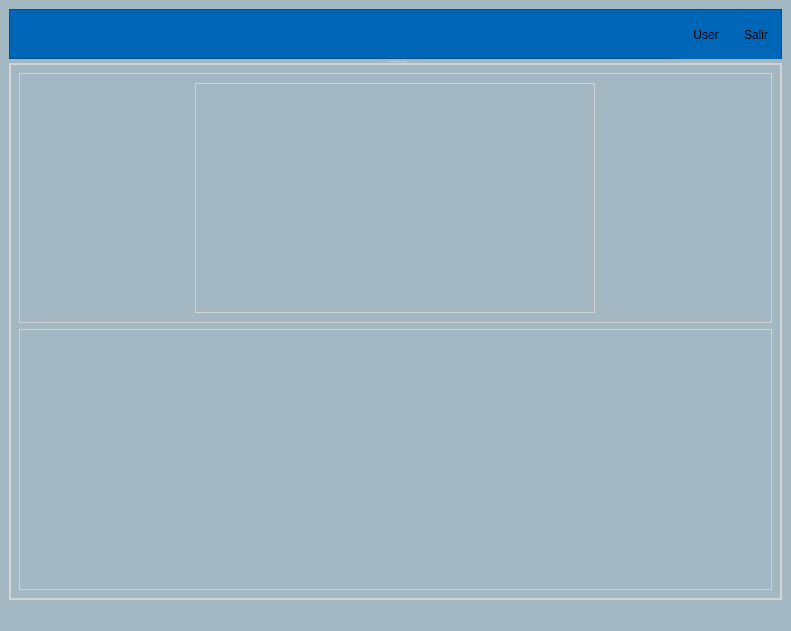
<?xml version="1.0" encoding="UTF-8"?>
<ui version="4.0">
 <class>PeliWindow</class>
 <widget class="QMainWindow" name="PeliWindow">
  <property name="geometry">
   <rect>
    <x>0</x>
    <y>0</y>
    <width>791</width>
    <height>631</height>
   </rect>
  </property>
  <property name="minimumSize">
   <size>
    <width>550</width>
    <height>500</height>
   </size>
  </property>
  <property name="windowTitle">
   <string>MainWindow</string>
  </property>
  <property name="styleSheet">
   <string notr="true">background-color: #A4B8C4</string>
  </property>
  <widget class="QWidget" name="centralwidget">
   <layout class="QVBoxLayout" name="verticalLayout">
    <item>
     <widget class="QSplitter" name="splitter">
      <property name="styleSheet">
       <string notr="true"/>
      </property>
      <property name="orientation">
       <enum>Qt::Vertical</enum>
      </property>
      <widget class="QFrame" name="frame">
       <property name="minimumSize">
        <size>
         <width>0</width>
         <height>50</height>
        </size>
       </property>
       <property name="maximumSize">
        <size>
         <width>16777215</width>
         <height>50</height>
        </size>
       </property>
       <property name="styleSheet">
        <string notr="true">background-color:#0067b8</string>
       </property>
       <property name="frameShape">
        <enum>QFrame::StyledPanel</enum>
       </property>
       <property name="frameShadow">
        <enum>QFrame::Raised</enum>
       </property>
       <layout class="QHBoxLayout" name="horizontalLayout_2">
        <property name="spacing">
         <number>0</number>
        </property>
        <property name="leftMargin">
         <number>0</number>
        </property>
        <property name="topMargin">
         <number>0</number>
        </property>
        <property name="rightMargin">
         <number>0</number>
        </property>
        <property name="bottomMargin">
         <number>0</number>
        </property>
        <item>
         <layout class="QHBoxLayout" name="horizontalLayout">
          <item>
           <spacer name="horizontalSpacer">
            <property name="orientation">
             <enum>Qt::Horizontal</enum>
            </property>
            <property name="sizeHint" stdset="0">
             <size>
              <width>348</width>
              <height>20</height>
             </size>
            </property>
           </spacer>
          </item>
          <item>
           <widget class="QPushButton" name="userbutton">
            <property name="minimumSize">
             <size>
              <width>50</width>
              <height>50</height>
             </size>
            </property>
            <property name="maximumSize">
             <size>
              <width>50</width>
              <height>50</height>
             </size>
            </property>
            <property name="mouseTracking">
             <bool>false</bool>
            </property>
            <property name="styleSheet">
             <string notr="true">#userbutton{
	alternate-background-color: rgb(16, 88, 255);
background-color:qlineargradient(spread:pad, x1:1, y1:1, x2:1, y2:1, stop:1 rgb(0, 103, 184));
border: 1px solid rgb(0, 103, 184);
}
#userbutton:hover{
	alternate-background-color: rgb(16, 88, 255);
background-color:qlineargradient(spread:pad, x1:1, y1:1, x2:1, y2:1, stop:1 rgb(0, 50, 184));
border: 1px solid rgb(0, 103, 184);
}


</string>
            </property>
            <property name="text">
             <string>User</string>
            </property>
           </widget>
          </item>
          <item>
           <widget class="QPushButton" name="options">
            <property name="minimumSize">
             <size>
              <width>50</width>
              <height>50</height>
             </size>
            </property>
            <property name="mouseTracking">
             <bool>false</bool>
            </property>
            <property name="styleSheet">
             <string notr="true">#options{
	alternate-background-color: rgb(16, 88, 255);
background-color:qlineargradient(spread:pad, x1:1, y1:1, x2:1, y2:1, stop:1 rgb(0, 103, 184));
border: 1px solid rgb(0, 103, 184);
}
#options:hover{
	alternate-background-color: rgb(16, 88, 255);
background-color:qlineargradient(spread:pad, x1:1, y1:1, x2:1, y2:1, stop:1 rgb(0, 50, 184));
border: 1px solid rgb(0, 103, 184);
}

</string>
            </property>
            <property name="text">
             <string>Salir</string>
            </property>
           </widget>
          </item>
         </layout>
        </item>
       </layout>
      </widget>
      <widget class="QScrollArea" name="scroll">
       <property name="minimumSize">
        <size>
         <width>50</width>
         <height>0</height>
        </size>
       </property>
       <property name="styleSheet">
        <string notr="true">border: 1px solid #d3d3d3;
</string>
       </property>
       <property name="widgetResizable">
        <bool>true</bool>
       </property>
       <widget class="QWidget" name="contenido">
        <property name="geometry">
         <rect>
          <x>0</x>
          <y>0</y>
          <width>771</width>
          <height>536</height>
         </rect>
        </property>
        <property name="styleSheet">
         <string notr="true"/>
        </property>
        <layout class="QVBoxLayout" name="verticalLayout_2">
         <item>
          <widget class="QFrame" name="frame_2">
           <property name="minimumSize">
            <size>
             <width>0</width>
             <height>250</height>
            </size>
           </property>
           <property name="maximumSize">
            <size>
             <width>16777215</width>
             <height>250</height>
            </size>
           </property>
           <property name="styleSheet">
            <string notr="true">border-image: url(:/img/img/clientes.png);</string>
           </property>
           <property name="frameShape">
            <enum>QFrame::StyledPanel</enum>
           </property>
           <property name="frameShadow">
            <enum>QFrame::Raised</enum>
           </property>
           <layout class="QVBoxLayout" name="verticalLayout_3">
            <item>
             <layout class="QHBoxLayout" name="horizontalLayout_4">
              <item>
               <spacer name="horizontalSpacer_2">
                <property name="orientation">
                 <enum>Qt::Horizontal</enum>
                </property>
                <property name="sizeType">
                 <enum>QSizePolicy::Preferred</enum>
                </property>
                <property name="sizeHint" stdset="0">
                 <size>
                  <width>218</width>
                  <height>20</height>
                 </size>
                </property>
               </spacer>
              </item>
              <item>
               <widget class="QFrame" name="frame_5">
                <property name="minimumSize">
                 <size>
                  <width>400</width>
                  <height>200</height>
                 </size>
                </property>
                <property name="maximumSize">
                 <size>
                  <width>16777215</width>
                  <height>16777215</height>
                 </size>
                </property>
                <property name="styleSheet">
                 <string notr="true">border-image: url(:/peliculas/peliculas/pitufos.jpg);</string>
                </property>
                <property name="frameShape">
                 <enum>QFrame::StyledPanel</enum>
                </property>
                <property name="frameShadow">
                 <enum>QFrame::Raised</enum>
                </property>
               </widget>
              </item>
              <item>
               <spacer name="horizontalSpacer_3">
                <property name="orientation">
                 <enum>Qt::Horizontal</enum>
                </property>
                <property name="sizeType">
                 <enum>QSizePolicy::Preferred</enum>
                </property>
                <property name="sizeHint" stdset="0">
                 <size>
                  <width>218</width>
                  <height>20</height>
                 </size>
                </property>
               </spacer>
              </item>
             </layout>
            </item>
           </layout>
          </widget>
         </item>
         <item>
          <layout class="QHBoxLayout" name="horizontalLayout_3">
           <item>
            <widget class="QFrame" name="peli_lista">
             <property name="styleSheet">
              <string notr="true"/>
             </property>
             <property name="frameShape">
              <enum>QFrame::StyledPanel</enum>
             </property>
             <property name="frameShadow">
              <enum>QFrame::Raised</enum>
             </property>
            </widget>
           </item>
          </layout>
         </item>
        </layout>
       </widget>
      </widget>
     </widget>
    </item>
   </layout>
  </widget>
  <widget class="QStatusBar" name="statusbar"/>
 </widget>
 <resources/>
 <connections/>
</ui>
